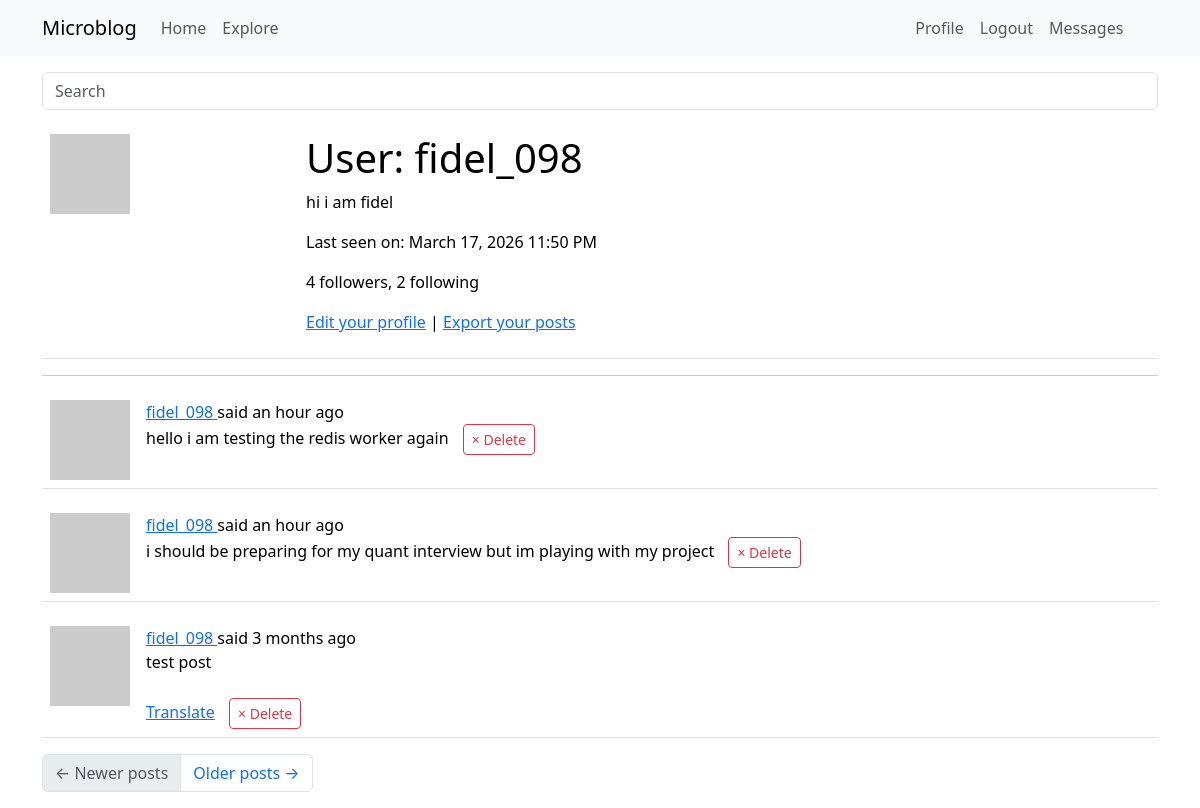
The app's page /user/fidel_098 (signed in) with its own data.
### app/models.py (models this page shows, shortened)
class PaginatedAPIMixin(object):
    @staticmethod
    def to_collection_dict(query, page, per_page, endpoint, **kwargs): #it takes an sql query, a page number and a page size
        resources = db.paginate(query, page=page, per_page=per_page, error_out=False)
        data = {
          'items': [item.to_dict() for item in resources.items],
            '_meta': {
                'page': page,
                'per_page': per_page,
                'total_pages': resources.pages,
                'total_items': resources.total
            },
            '_links': {
                'self': url_for(endpoint, page=page, per_page=per_page,
                                **kwargs), #takes the endpoint argument for the view function that needs to be used in the url_for calls
                'next': url_for(endpoint, page=page + 1, per_page=per_page,
                                **kwargs) if resources.has_next else None,
                'prev': url_for(endpoint, page=page - 1, per_page=per_page,
                                **kwargs) if resources.has_prev else None
            }
        }
        return data

class User(PaginatedAPIMixin, UserMixin, db.Model):
    __tablename__ = "user"
    id: so.Mapped[int] = so.mapped_column(primary_key=True)
    username: so.Mapped[str] = so.mapped_column(sa.String(64), index=True, unique=True)
    email: so.Mapped[str] = so.mapped_column(sa.String(120), index=True, unique=True)
    password_hash: so.Mapped[Optional[str]] = so.mapped_column(sa.String(256))
    posts: so.WriteOnlyMapped['Post'] = so.relationship(back_populates='author')
    about_me: so.Mapped[Optional[str]] = so.mapped_column(sa.String(140))
    last_seen: so.Mapped[Optional[datetime]] = so.mapped_column(default=lambda:
                                datetime.now(timezone.utc))
    def avatar(self, size):
        digest = md5(self.email.lower().encode('utf-8')).hexdigest()
        return f'https://www.gravatar.com/avatar/{digest}?d=identicon&s={size}'
    following: so.WriteOnlyMapped['User'] = so.relationship(
        secondary=followers,
        primaryjoin=(followers.c.follower_id == id),
        secondaryjoin=(followers.c.followed_id == id),
        back_populates='followers')
    followers: so.WriteOnlyMapped['User'] = so.relationship(
        secondary=followers, primaryjoin=(followers.c.followed_id == id),
        secondaryjoin=(followers.c.follower_id == id),
        back_populates='following')
    def followers_count(self):
        query = sa.select(sa.func.count()).select_from(
            self.followers.select().subquery())
        return db.session.scalar(query)
    def following_count(self):
        query = sa.select(sa.func.count()).select_from(
            self.following.select().subquery())
        return db.session.scalar(query)
    last_message_read_time: so.Mapped[Optional[datetime]]
    messages_sent: so.WriteOnlyMapped['Message'] = so.relationship(foreign_keys='Message.sender_id', back_populates='author')
    messages_received: so.WriteOnlyMapped['Message'] = so.relationship(foreign_keys='Message.recipient_id', back_populates='recipient')
    def unread_message_count(self):
        last_read_time = self.last_message_read_time or datetime(1900, 1, 1)
        query = sa.select(Message).where(Message.recipient == self, Message.timestamp > last_read_time)
        return db.session.scalar(sa.select(sa.func.count()).select_from(query.subquery()))
    notifications: so.WriteOnlyMapped['Notification'] = so.relationship(back_populates='user')
    tasks: so.WriteOnlyMapped['Task'] = so.relationship(back_populates='user')
    def get_tasks_in_progress(self):
        query = self.tasks.select().where(Task.complete == False)
        return db.session.scalars(query)
    def get_task_in_progress(self, name):
        query = self.tasks.select().where(Task.name == name, Task.complete == False)
        return db.session.scalar(query)
    token: so.Mapped[Optional[str]] = so.mapped_column(sa.String(32), index=True, unique=True)
    token_expiration: so.Mapped[Optional[datetime]] = so.mapped_column(sa.DateTime)

class SearchableMixin(object):
    @classmethod
    def before_commit(cls, session):
        session._changes = { #session._changes is a custom attribute added to the session object to track changes made during the session
            'add': list(session.new), #list of new objects to be added
            'update': list(session.dirty), #list of modified objects
            'delete': list(session.deleted) #list of deleted objects
        }
    @classmethod
    def after_commit(cls, session):
        for obj in session._changes['add']:
            if isinstance(obj, SearchableMixin):
                add_to_index(obj.__tablename__, obj)
        for obj in session._changes['update']:
            if isinstance(obj, SearchableMixin):
                add_to_index(obj.__tablename__, obj)
        for obj in session._changes['delete']:
            if isinstance(obj, SearchableMixin):
                remove_from_index(obj.__tablename__, obj)
        session._changes = None

class Post(SearchableMixin, db.Model):
    __tablename__ = "post"
    __searchable__ = ['body'] #this indicates that the body field of the Post model should be indexed for full-text search
    id: so.Mapped[int] = so.mapped_column(primary_key=True)
    body: so.Mapped[str] = so.mapped_column(sa.String(140))
    timestamp: so.Mapped[datetime] = so.mapped_column(index=True, default=lambda: datetime.now(timezone.utc))
    user_id: so.Mapped[int] = so.mapped_column(sa.ForeignKey(User.id), index=True)
    author: so.Mapped[User] = so.relationship(back_populates='posts')
    language: so.Mapped[Optional[str]] = so.mapped_column(sa.String(5))

### app/main/routes.py (the view)
@bp.route('/user/<username>')
@login_required
def user(username):
    user = db.first_or_404(sa.select(User).where(User.username == username))
    page = request.args.get('page', 1, type=int)
    query = user.posts.select().order_by(Post.timestamp.desc())
    posts = db.paginate(query, page=page, per_page=current_app.config['POSTS_PER_PAGE'], error_out=False)
    prev_url=None
    next_url=None
    if posts.has_next:
        next_url = url_for('main.user', username=user.username, page=posts.next_num)
    if posts.has_prev:
        prev_url = url_for('main.user', username=user.username, page=posts.prev_num)
    form = EmptyForm()
    return render_template('user.html',form=form,
                           posts=posts.items, next_url=next_url,
                           prev_url=prev_url, user=user, delete_form=form)

### app/main/forms.py
class SearchForm(FlaskForm):
    q = StringField(_l('Search'), validators=[DataRequired()])
    def __init__(self, *args, **kwargs):
        if 'formdata' not in kwargs:
            kwargs['formdata'] = request.args
        if 'meta' not in kwargs:
            kwargs['meta'] = {'csrf': False}
        super(SearchForm, self).__init__(*args, **kwargs)

class EmptyForm(FlaskForm):
    submit = SubmitField(_l('Submit'))

### app/__init__.py (called while the page is built)
def get_locale():
    return request.accept_languages.best_match(current_app.config['LANGUAGES'])

### app/main/routes.py (called while the page is built)
@bp.before_request
def before_request():
    if current_user.is_authenticated:
        current_user.last_seen = datetime.now(timezone.utc)
        db.session.commit()
        g.search_form = SearchForm()
    g.locale = str(get_locale())

### app/models.py (called while the page is built)
@login.user_loader
def load_user(id):
    return db.session.get(User, int(id))

### app/templates/user.html (shortened to what this page needs)
{%extends "base.html" %}
{% block content %}
   <table class="table table-hover">
       <tr valign="top">
            <td width="256px"><img src = "{{ user.avatar(128) }}"></td>
            <td>
               <h1>{{ _('User') }}: {{ user.username }}</h1>
               {% if user.about_me %}<p>{{ user.about_me }}</p>{% endif %}
               {% if user.last_seen %}<p>{{ _('Last seen on') }}: {{ moment(user.last_seen).format('LLL') }}</p>{% endif %}
                <p>{{ _('%(count)d followers', count=user.followers_count()) }}, {{ _('%(count)d following', count=user.following_count()) }}</p>
                {% if user == current_user %}
               <p>
                   <a href="{{ url_for('main.edit_profile') }}">{{ _('Edit your profile') }}</a>
                   {% if not current_user.get_task_in_progress('export_posts') %}
                   | <a href="{{ url_for('main.export_posts') }}">{{ _('Export your posts') }}</a>
                   {% endif %}
               </p>
               {% endif %}
           </td>
       </tr>
   </table>
   <hr>
   {% for post in posts %}
       {% include '_post.html' %}
   {% endfor %}
   <nav aria-label="Post navigation">
       <ul class="pagination">
           <li class="page-item{% if not prev_url %} disabled{% endif %}">
               <a class="page-link" href="{{ prev_url }}">
                   <span aria-hidden="true">&larr;</span> Newer posts
               </a>
           </li>
           <li class="page-item{% if not next_url %} disabled{% endif %}">
               <a class="page-link" href="{{ next_url }}">
                   Older posts <span aria-hidden="true">&rarr;</span>
               </a>
           </li>
       </ul>
   </nav>
{% endblock %}

### app/templates/_post.html (shortened to what this page needs)
<table class="table table-hover">
    <tr>
        <td width="70px">
            <a href="{{ url_for('main.user', username=post.author.username) }}">
            <img src="{{ post.author.avatar(36) }}">
            </a>
        </td>
        <td>
            {{ _('%(username)s said %(when)s',
                username=user_link, when=moment(post.timestamp).fromNow()) }}
                <br>
            <span id="post{{ post.id }}">{{ post.body }}</span>
            {% if post.language and post.language != g.locale %}
            <br><br>
            <span id="translation{{ post.id }}">
                    <a href="javascript:translate(
                                'post{{ post.id }}',
                                'translation{{ post.id }}',
                                '{{ post.language }}',
                                '{{ g.locale }}');">{{ _('Translate') }}</a>
                </span>
            {% endif %}
            {% if current_user.is_authenticated and post.author == current_user %}
            <form action="{{ url_for('main.delete_post', id=post.id) }}" method="post" style="display:inline; margin-left: 10px;">
                <button type="submit" class="btn btn-outline-danger btn-sm">
                    &times; {{ _('Delete') }}
                </button>
            </form>
            {% endif %}
        </td>
    </tr>
</table>

### records on screen
User: username "fidel_098", about_me "hi i am fidel", last_seen "March 17, 2026 11:50 PM"
Post: body "hello i am testing the redis worker again"
Post: body "i should be preparing for my quant interview but im playing with my project"
Post: body "test post"
